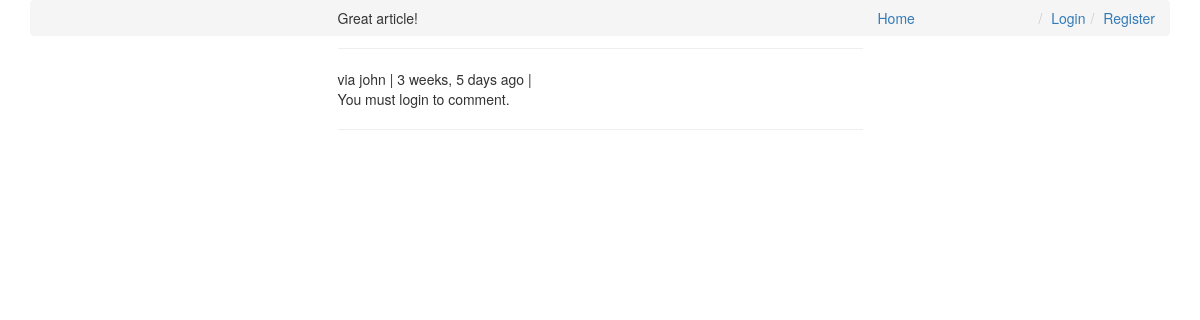
Screenshot of /comments/11/ with the database file from the repository.
### comments/models.py (models this page shows, shortened)
class Comment(models.Model):
    user = models.ForeignKey(settings.AUTH_USER_MODEL, default=1)
    content_type = models.ForeignKey(ContentType, on_delete=models.CASCADE)
    object_id = models.PositiveIntegerField()
    content_object = GenericForeignKey('content_type', 'object_id')
    parent = models.ForeignKey('self', null=True, blank=True)
    content = models.TextField()
    timestamp = models.DateTimeField(auto_now_add=True)
    objects = CommentManager()
    class Meta:
        ordering = ['-timestamp']
    def children(self):
        return Comment.objects.filter(parent=self)
    @property
    def is_parent(self):
        if self.parent is not None:
            return False
        return True

### comments/views.py (the view, shortened to what this page needs)
# urls.py: url(r'^(?P<id>\d+)/$', comment_thread, name='thread'),
def comment_thread(request, id):
    try:
        comment = Comment.objects.get(id=id)
    except:
        raise Http404
    if not comment.is_parent:
        comment = comment.parent
    content_object = comment.content_object  # Post that the comment is on
    content_id = comment.content_object.id
    initial_data = {
        'content_type': comment.content_type,
        'object_id': comment.object_id
    }
    comment_form = CommentForm(request.POST or None, initial=initial_data)
    context = {
        'comment': comment,
        'comment_form': comment_form,
    }
    return render(request, 'comment_thread.html', context)

### templates/comment_thread.html (shortened to what this page needs)
{% extends "base.html" %}
{% load urlify %}
{% block content %}
    <div class='col-sm-6 col-sm-offset-3'>
        <p>{{ comment.content }}</p>
        <hr>
        <footer>via {{ comment.user }} | {{ comment.timestamp|timesince }} ago | </footer>
        <div>
            {% if request.user.is_authenticated %}
                <form method="POST" action=".">
                    {% csrf_token %}
                    <div class="form-group">
                        {{ comment_form }}
                    </div>
                    <input type="hidden" name="parent_id" value="{{ comment.id }}">
                    <input type="submit" class="btn btn-default" value="Reply">
                </form>
            {% else %}
                <p>You must login to comment.</p>
            {% endif %}
        </div>
        <hr>
    </div>
{% endblock content %}

### rows the page displays
Comment: content "Great article!", user "john", timestamp "3 weeks, 5 days"
